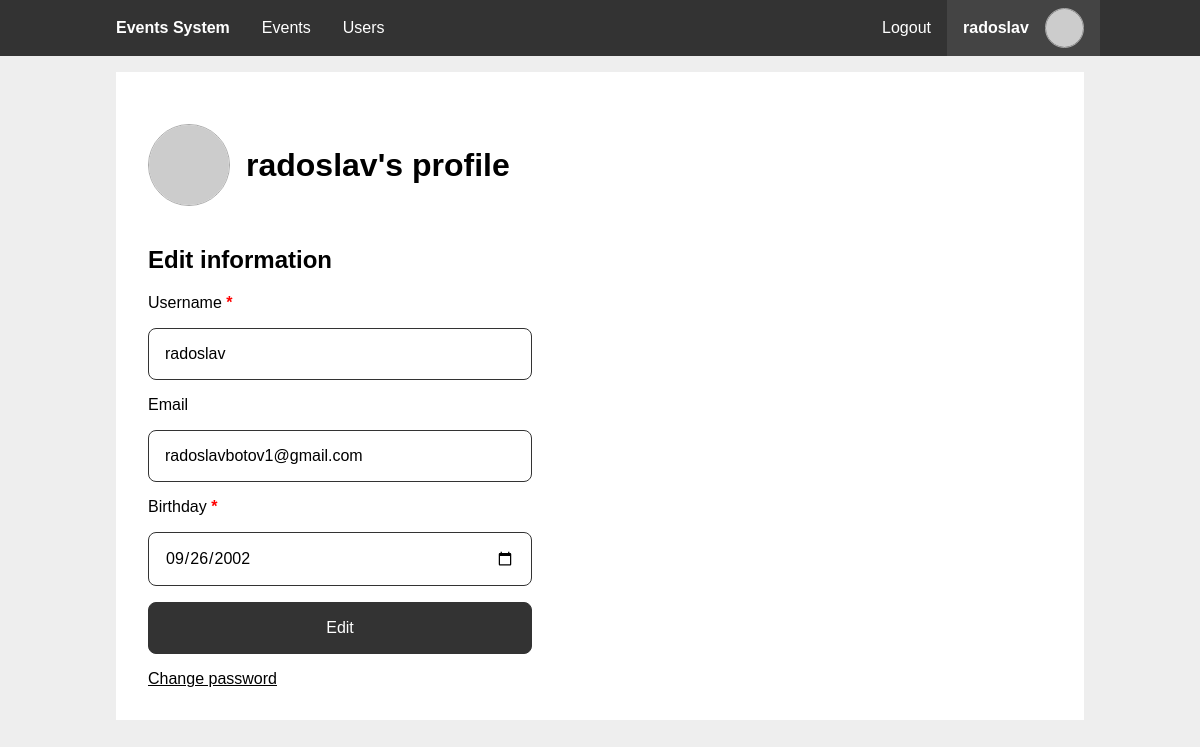
The app's page /profile.php (signed in) with its own data.
### tables this page shows
CREATE TABLE `users` (
  `id` int(11) NOT NULL,
  `username` varchar(50) NOT NULL,
  `email` varchar(50) DEFAULT NULL,
  `birthday_event` int(11) NOT NULL,
  `password_hash` char(60) NOT NULL
);

CREATE TABLE `events` (
  `event_id` int(11) NOT NULL,
  `creator_id` int(11) DEFAULT NULL,
  `name` varchar(50) NOT NULL,
  `date` date NOT NULL,
  `description` varchar(100) NOT NULL,
  `recurring` tinyint(1) NOT NULL
);

### includes/db_users.php (called while the page is built, shortened)
<?php
function getUserById($user_id) {
  $pdo = getPDO();
  $stmt = $pdo->prepare('SELECT u.id,
                                u.username,
                                u.email,
                                e.date AS birthdate
                        FROM users u
                        JOIN events e ON u.birthday_event = e.event_id
                        WHERE u.id = ?');
  $stmt->execute([$user_id]);
  $user = $stmt->fetch();
  return $user;
}
?>

### includes/session.php (called while the page is built, shortened)
<?php
require_once "db_users.php";
function getUserId() {
  global $user;
  if (!$user) {
    $user = getUserById($_SESSION['user_id'] ?? null);
  }
  return $user["id"];
}
function ensureLoggedIn() {
  if (!getUserId()) {
    header('Location: ./login.php');
    exit;
  }
}
?>

### includes/gravatar.php (called while the page is built)
<?php
function gravatarUrl($arg) {
  $email = is_string($arg) ? $arg : ($arg['email'] ?: $arg['username']);
  return "https://www.gravatar.com/avatar/".hash("sha256", strtolower(trim($email)))."?d=identicon";
}
?>

### includes/config.php (called while the page is built)
<?php
$config = [
  'db_host' => $_ENV["DB_HOST"] ?? 'localhost',
  'db_user' => $_ENV["DB_USER"] ?? 'root',
  'db_pass' => $_ENV["DB_PASS"] ?? '',
  'db_name' => 'eventsys',
  'username_pattern' => '[a-zA-Z0-9]{3,50}',
  'group_pass_characters' => '0123456789abcdefghijklmnopqrstuvwxyzABCDEFGHIJKLMNOPQRSTUVWXYZ',
];
?>

### profile.php (the view, shortened to what this page needs)
<?php
require_once 'includes/config.php';
require_once 'includes/session.php';
require_once 'includes/db_users.php';
ensureLoggedIn();
?>
<?php
include 'templates/main_header.php';
?>
<section class="content">
  <section class="profile-container">
    <section class="profile-info">
      <img class="profile-picture" alt="Profile Picture" src="<?php echo gravatarUrl($user) ?>">
      <h1><?php echo $user['username'] ?>'s profile</h1>
    </section>
    <form method="POST">
      <h2>Edit information</h2>
      <label>Username <b class="red">*</b>
        <input type="text" name="username" placeholder="Username" pattern="<?php echo $config['username_pattern'] ?>" value="<?php echo $user['username'] ?>" required>
      </label>
      <label>Email
        <input type="email" name="email" placeholder="Email" value="<?php echo $user['email'] ?>">
      </label>
      <label>Birthday <b class="red">*</b>
        <input type="date" name="birthdate" placeholder="Birthday" value="<?php echo $user['birthdate'] ?>" required>
      </label>
      <button type="submit" class="btn">Edit</button>
      <a href="profile_password.php">Change password</a>
    </form>
  </section>
</section>
<?php
include 'templates/main_footer.php'
?>

### templates/main_header.php (shortened to what this page needs)
<?php
require_once 'includes/gravatar.php';
function active($param) {
  $isActive = basename($_SERVER['SCRIPT_NAME'], ".php") === $param;
  echo $isActive ? 'class="active"' : '';
}
?>
<!DOCTYPE html>
<html lang="en">
<head>
  <link rel="stylesheet" href="styles/main.css">
</head>
<body>
  <nav>
    <div class="wrapper">
      <ul>
        <li>
          <span><h1>Events System</h1></span>
        </li>
      </ul>
      <?php if (isset($user) && $user): ?>
      <ul class="middle">
        <li>
          <a href="./" <?php active("index") ?>>Events</a>
        </li>
        <li>
          <a href="./users.php" <?php active("users") ?>>Users</a>
        </li>
      </ul>
      <ul>
        <li>
          <a href="logout.php">Logout</a>
        </li>
        <li>
          <a href="profile.php" <?php active("profile") ?>>
            <div class="profile-info">
              <strong><?php echo $user['username'] ?></strong>
              <img class="profile-picture" alt="Profile Picture" src="<?php echo gravatarUrl($user) ?>">
            </div>
          </a>
        </li>
      </ul>
      <?php endif ?>
    </div>
  </nav>
  <main class="wrapper">

### styles/main.css (style rules this page uses)
:root { --color-accent: #333; --color-accent-active: #444; --color-accent-inactive: #777; --color-background: #fff; --color-background-body: #eee; --color-text: #000; --color-text-accent: #fff; --color-text-error: #f00; --color-text-error-active: #e60000; --color-text-confirm: #0f0; --color-text-confirm-active: #00e600; --nav-height: 3.5em; }
* { box-sizing: border-box; }
body { font-family: sans-serif; color: var(--color-text); background-color: var(--color-background-body); min-height: 100vh; margin: 0; }
h1 { font-size: 2em; }
ul { list-style: none; padding: 0; margin: 0; }
a { color: inherit; }
form input, form .btn, form select, form .select-dynamic form textarea { width: 100%; }
input, select, .select-dynamic, textarea, .btn { display: block; font-size: inherit; font-family: inherit; border: 1px solid var(--color-accent); padding: 1em; margin: 1em 0; border-radius: 0.5em; text-decoration: none; }
.btn { cursor: pointer; color: var(--color-text-accent); background-color: var(--color-accent); text-align: center; align-content: center; }
.red { color: var(--color-text-error); }
.wrapper { width: 100%; max-width: 1000px; margin: 0 auto; }
body > main { flex-grow: 1; }
body > nav { display: flex; justify-content: center; width: 100%; top: 0; left: 0; color: var(--color-text-accent); background-color: var(--color-accent); z-index: 1; }
body > nav h1 { margin: 0; padding: 0; }
body > nav .wrapper { display: flex; flex-direction: column; }
body > nav a { text-decoration: none; }
body > nav a:hover, body > nav a.active { background-color: var(--color-accent-active); }
body > nav ul { display: flex; align-items: center; flex-direction: column; }
body > nav ul.middle { flex-grow: 1; margin: 1em 0; }
body > nav li { height: var(--nav-height); width: 100%; }
body > nav li > a, body > nav li > span { display: flex; align-items: center; justify-content: center; padding: 0 1em; height: 100%; }
body > nav .profile-info { height: 100%; }
body > nav .profile-picture { height: 70%; }
.content { padding: 2em; background-color: var(--color-background); margin: 1em; }
.profile-info { display: flex; align-items: center; gap: 1em }
.profile-picture { border-radius: 50%; border: 1px solid #aaa; }
@media only screen and (min-width: 768px) { body { flex-direction: unset; padding-top: var(--nav-height); } }
@media only screen and (min-width: 768px) { form input, form select, form .select-dynamic, form .btn { width: 24em; } }
@media only screen and (min-width: 768px) { body > nav { position: fixed; } }
@media only screen and (min-width: 768px) { body > nav h1 { font-size: 1em; } }
@media only screen and (min-width: 768px) { body > nav .wrapper { flex-direction: row; } }
@media only screen and (min-width: 768px) { body > nav ul { flex-direction: row; } }
@media only screen and (min-width: 768px) { body > nav ul.middle { flex-direction: row; margin: unset; } }
@media only screen and (min-width: 768px) { body > nav li { width: unset; } }

### records on screen
users: username "radoslav", email "radoslavbotov1@gmail.com", birthdate "09/26/2002"
